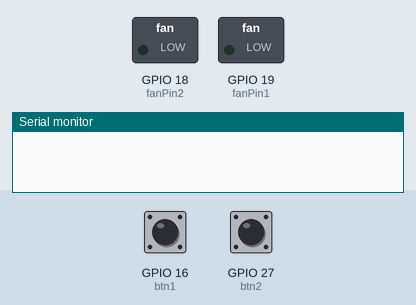
This sketch was run on a simulated ESP32. Shown: switched loads named in the sketch (green lamp = pin HIGH), the last lines printed to the serial monitor. The inputs (shaded band) are chosen by the test bench; at power-on: GPIO 16 (btn1) HIGH, GPIO 27 (btn2) LOW.

Above: at 1.2 s.
1.3 s: GPIO 16 (btn1) pulled LOW for 0.15 s
At 2.6 s:
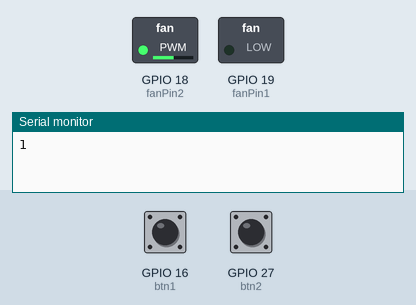
2.9 s: GPIO 27 (btn2) pulsed HIGH 5 times (0.12 s each, 0.3 s apart)
At 5.5 s:
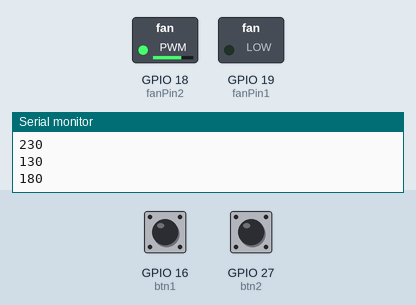
5.9 s: GPIO 27 (btn2) pulled HIGH for 0.15 s
At 6.8 s:
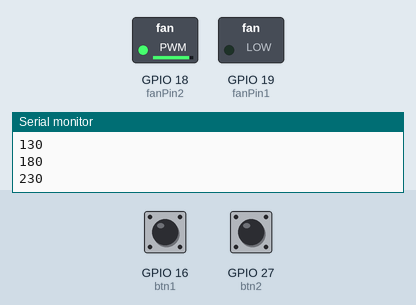
7.5 s: GPIO 27 (btn2) pulled HIGH for 1 s
At 8.1 s:
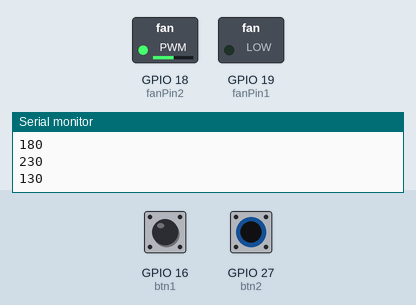
Timing chart, 0 to 10.5 s (numbered marks = the images above; inputs shaded):
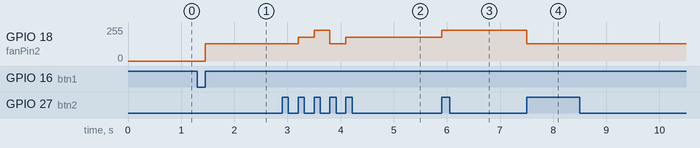

The sketch:

pj7_2_btn_fan.ino
```cpp
#define fanPin1 19    // Fan control pin 1
#define fanPin2 18    // Fan control pin 2
#define btn1 16       // Button 1 pin
#define btn2 27       // Button 2 pin

int btn_count = 0;    // Counter for button 1 presses
int btn_count2 = 0;   // Counter for button 2 presses
int speed_val = 130;  // Initial fan speed (PWM value)

void setup() {
  Serial.begin(9600);
  pinMode(btn1, INPUT);
  pinMode(btn2, INPUT);
  pinMode(fanPin1, OUTPUT);
  pinMode(fanPin2, OUTPUT);
}

void loop() {
  boolean btn1_val = digitalRead(btn1);

  // Button 1 (Power/Speed Control) handling
  if(btn1_val == 0) // If button is pressed
  {
    delay(10);  // Debounce delay
    if(btn1_val == 0) // Confirm button press
    {
      boolean btn_state = 1;
      while(btn_state == 1) // Wait for button release
      {
        boolean btn_val = digitalRead(btn1);
        if(btn_val == 1)  // If button released
        {
          btn_count++;    // Increment press counter
          Serial.println(btn_count);
          btn_state = 0;  // Exit loop
        }
      }
    }

    boolean power_state = btn_count % 2; // Toggle power state (0 or 1)

    while(power_state == 1) // While fan is on
    {
      digitalWrite(fanPin1, LOW);  // Set direction
      analogWrite(fanPin2, speed_val); // Set speed

      // Button 2 (Speed Adjustment) handling
      boolean btn2_val = digitalRead(btn2);
      if(btn2_val == 0) // If speed button pressed
      {
        delay(10); // Debounce delay
        if(btn2_val == 0) // Confirm press
        {
          boolean btn_state2 = 1;
          while(btn_state2 == 1) // Wait for release
          {
            boolean btn2_val = digitalRead(btn2);
            if(btn2_val == 1) // If released
            {
              btn_count2++; // Increment speed level
              if(btn_count2 > 3) // Cycle through 1-3
              {
                btn_count2 = 1;
              }

              // Set speed based on count
              switch(btn_count2)
              {
                case 1:
                  speed_val = 130; // Low speed
                  Serial.println(speed_val);
                  break;
                case 2:
                  speed_val = 180; // Medium speed
                  Serial.println(speed_val);
                  break;
                case 3:
                  speed_val = 230; // High speed
                  Serial.println(speed_val);
                  break;
              }
              btn_state2 = 0;
            }
          }
        }
      }

      // Check for power off
      btn1_val = digitalRead(btn1);
      if(btn1_val == 0) // If power button pressed
      {
        delay(10); // Debounce delay
        if(btn1_val == 0) // Confirm press
        {
          digitalWrite(fanPin1, LOW); // Stop fan
          analogWrite(fanPin2, 0);
          power_state = 0;  // Exit fan control loop
        }
      }
    }
  }
}
```

Measured:
- after the input at 1.3 s, GPIO 18 (fanPin2): 0/255 → 130/255 after 0.15 s
- after the input at 2.9 s, GPIO 18 (fanPin2): 130/255 → 180/255 after 0.30 s, → 230/255 0.30 s later, → 130/255 0.30 s later, → 180/255 0.30 s later
- after the input at 5.9 s, GPIO 18 (fanPin2): 180/255 → 230/255 at once
- after the input at 7.5 s, GPIO 18 (fanPin2): 230/255 → 130/255 at once
